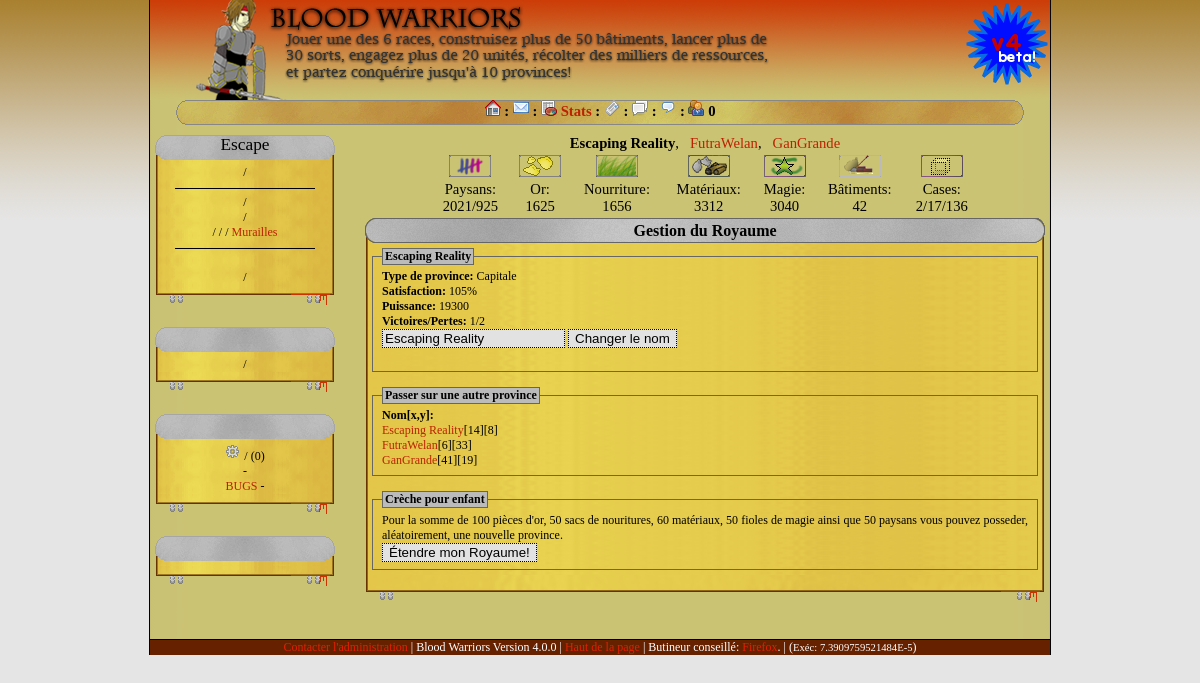
Page /index.php?p=province (signed in) on the committed database.
### tables this page shows
CREATE TABLE `joueurs` (
  `id` int(9) NOT NULL auto_increment,
  `login` varchar(30) NOT NULL default '',
  `password` varchar(255) NOT NULL default '',
  `pseudo` varchar(20) NOT NULL default '',
  `royaume` varchar(30) NOT NULL default '',
  `race` tinyint(1) unsigned NOT NULL default '0',
  `victoires` smallint(2) unsigned NOT NULL default '0',
  `pertes` smallint(2) unsigned NOT NULL default '0',
  `acceslvl` tinyint(1) unsigned NOT NULL default '0',
  `puissance` int(4) unsigned NOT NULL default '0',
  `theme` tinyint(2) NOT NULL default '0',
  `avatar` varchar(255) NOT NULL default '',
  `vacances` int(4) unsigned NOT NULL default '0',
  `ally_id` int(4) unsigned NOT NULL default '0',
  `ally_lvl` tinyint(1) unsigned NOT NULL default '0',
  `lang` varchar(5) NOT NULL default '',
  `user_session` int(4) unsigned NOT NULL default '0',
  `prenom` varchar(30) NOT NULL default '',
  `nom` varchar(30) NOT NULL default '',
  `email` varchar(60) NOT NULL default '',
  `activationtime` int(9) NOT NULL default '0',
  `decouverte` varchar(255) NOT NULL default '',
  `aut` varchar(15) NOT NULL default '100000000000001',
  PRIMARY KEY  (`id`)
);

CREATE TABLE `provinces` (
  `id` int(4) unsigned NOT NULL auto_increment,
  `id_joueur` int(4) unsigned NOT NULL default '0',
  `name` varchar(40) NOT NULL default '',
  `x` mediumint(3) unsigned NOT NULL default '0',
  `y` mediumint(3) unsigned NOT NULL default '0',
  `gold` smallint(2) unsigned NOT NULL default '0',
  `food` smallint(2) unsigned NOT NULL default '0',
  `stone` smallint(2) unsigned NOT NULL default '0',
  `wood` smallint(2) unsigned NOT NULL default '0',
  `mat` smallint(2) NOT NULL,
  `craft` smallint(2) unsigned NOT NULL default '0',
  `peasant` smallint(2) unsigned NOT NULL default '0',
  `etat` tinyint(1) unsigned NOT NULL default '0',
  `buildings` smallint(2) unsigned NOT NULL default '0',
  `cases_usuable` smallint(2) unsigned NOT NULL default '0',
  `cases_notusuable` smallint(2) unsigned NOT NULL default '0',
  `cases_total` smallint(2) unsigned NOT NULL default '0',
  `victoires` smallint(2) unsigned NOT NULL default '0',
  `pertes` smallint(3) unsigned NOT NULL default '0',
  `puissance` mediumint(3) unsigned NOT NULL default '0',
  `type_province` tinyint(1) unsigned NOT NULL default '0',
  `muraille_normal` tinyint(1) unsigned NOT NULL,
  `muraille_enchante` tinyint(1) unsigned NOT NULL,
  `muraille_magie` smallint(2) unsigned NOT NULL,
  `satisfaction` tinyint(1) unsigned NOT NULL,
  `esclaves` smallint(2) unsigned NOT NULL,
  PRIMARY KEY  (`id`)
);

CREATE TABLE `temp_paysans` (
  `id` bigint(8) unsigned NOT NULL auto_increment,
  `id_joueur` int(4) unsigned NOT NULL default '0',
  `section` float NOT NULL default '0',
  `nombre` smallint(2) NOT NULL default '0',
  `time` int(4) unsigned NOT NULL default '0',
  `id_province` int(4) unsigned NOT NULL default '0',
  `extra_info` varchar(50) NOT NULL,
  `esclave` enum('N','O') NOT NULL default 'N',
  PRIMARY KEY  (`id`)
);

### lang/fr/lang_overall.php (called while the page is built)
<?php
$lang = array (
	'r_gold'		=> 'Or',
	'r_food'		=> 'Nourriture',
	'r_stone'		=> 'Pierre',
	'r_wood'		=> 'Bois',
	'r_mat'			=> 'Matériaux',
	'r_craft'		=> 'Magie',
	'r_peasant'	=> 'Paysans',
	'r_buildings'	=> 'Bâtiments',
	'r_cases'		=> 'Cases',
	'village'	=> 'Village',
	'town'		=> 'Ville',
	'city'		=> 'Cité',
	'metropole'	=> 'Métropole',
	'province'	=> 'Province',
	'page_title' => 'Blood Warriors :: Jeu de rôle francophone gratuit',
	'no_account' => 'Votre compte n\'existe pas!',
	'warns'	=> 'Avertissements',
	'good'	=> 'Points Étoiles',
	'hollydays'	=> 'En Vacances',
	'eof' => ''
);
?>

### province.php (the view, shortened to what this page needs)
<?php
require ('profil.php');
bw_tableau_start("Gestion du Royaume");
$sql = "SELECT name, type_province,  puissance, victoires, pertes, satisfaction  FROM provinces WHERE id = '".$_SESSION['id_province']."' AND id_joueur = '".$_SESSION['id_joueur']."'";
$req = sql_query($sql);
$res = sql_object($req);
bw_f_start($res->name, "", "left");
echo "			<strong>Type de province:</strong> ".bw_type_province($res->type_province)."<br />\n";
echo "			<strong>Satisfaction:</strong> ".$res->satisfaction."%<br />\n";
echo "			<strong>Puissance:</strong> ".$res->puissance."<br />\n";
echo "			<strong>Victoires/Pertes:</strong> ".$res->victoires."/".$res->pertes."<br />\n";
echo "			<FORM METHOD=\"POST\" ACTION=\"?p=province&do=name\">\n";
echo "				<INPUT TYPE=\"text\" NAME=\"nomprovince\" value=\"".$res->name."\">\n";
echo "				<INPUT TYPE=\"submit\" value=\"Changer le nom\">\n";
echo "			</FORM>\n";
echo "			<br />\n";
bw_f_end();
echo "			<fieldset>\n";
echo "				<legend>Passer sur une autre province</legend>\n";
echo "				<strong>Nom[x,y]:</strong><br />\n";
$req = sql_query("SELECT `name`, `id`, `x`, `y` FROM provinces WHERE id_joueur = '".$_SESSION['id_joueur']."'");
while($res = mysql_fetch_array($req))
{
	echo "				<a href=\"?p=index&idprovince=".$res['id']."\">".$res['name']."</a>[".$res['x']."][".$res['y']."]<br />\n";
}
echo "			</fieldset><br />\n";
if(bw_batiavailable("crechepourenfants", false) || $Joueur->race == 4)
{
?>
	<fieldset>
		<legend>Crèche pour enfant</legend>
			Pour la somme de <?php echo $CONF['province_gold']; ?> pièces d'or,
			<?php echo $CONF['province_food']; ?> sacs de nouritures,
			<?php echo $CONF['province_mat']; ?> matériaux,
			<?php echo $CONF['province_craft']; ?> fioles de magie
			ainsi que <?php echo $CONF['province_pesants']; ?> paysans
			vous pouvez posseder, aléatoirement, une nouvelle province.<br />
			<form method="post" action="index.php?p=province&do=new">
				<input type="submit" value="Étendre mon Royaume!">
			</form>
	</fieldset>
<?php
}
bw_tableau_end();
?>

### include/fonction.php (shortened to what this page needs)
<?php
function sql_query($val)
{
	$ret = mysql_query($val) or print(bw_error("Erreur SQL !<br />".$val."<br />".mysql_error()));
	return $ret;
}
function sql_object($val)
{
	$ret = mysql_fetch_object($val);
	return $ret;
}
function sql_rows($val)
{
	$ret = mysql_num_rows($val);
	return $ret;
}
function sql_array($val)
{
	$ret = mysql_fetch_assoc($val);
	return $ret;
}
function lang_include($lang, $fichier)
{
	foreach ($lang as $element => $valeur)
	{
		$current_lang_array[$element] = stripslashes($valeur);
	}
	return $current_lang_array;
}
function bw_batiavailable($Bat, $id = true)
{
	$sql_bativ = "SELECT life, life_total FROM batiments WHERE ".($id ? 'id_batiment' : 'codename')." = '".$Bat."' AND id_joueur = '".$_SESSION['id_joueur']."' AND id_province = '".$_SESSION['id_province']."' AND value >= '1'";
	$req_bativ = sql_query($sql_bativ);
	if(sql_rows($req_bativ) > 0)
	{
		$res_bativ = sql_array($req_bativ);
		$Min_Life = floor($res_bativ['life_total']*$GLOBALS['CONF']['bati_min_life']);
		if($res_bativ['life'] >= $Min_Life)
			return true;
	}
	return false;
}
function bw_tableau_start($title)
{
	echo "	<table class=\"newtable\"><tr>\n";
	echo "		<td class=\"newtitre\">".$title."</td>\n";
	echo "	</tr><tr>\n";
	echo "		<td class=\"newcontenu\">\n";
}
function bw_tableau_end()
{
	echo "		</td>\n";
	echo "	</tr><tr>\n";
	echo "		<td class=\"newfin\">&nbsp;</td>\n";
	echo "	</tr></table>\n";
}
function bw_f_start($Text, $Img = '', $align = '')
{
	echo '<fieldset '.($align != '' ? 'style="text-align:'.$align.';"' : '').">\n";
	echo "	<legend>".($Img != '' ? "<img src=\"images/".$Img."\" alt=\"".$Img."\" /> " : "").$Text."</legend>\n";
}
function bw_f_end()
{
	echo "</fieldset><br />\n";
}
function bw_icon($Img, $Title = '')
{
	$ret = "<img src=\"images/icons/".$Img."\" alt=\"".$Img."\" ".($Title != '' ? "title=\"".$Title."\" " : '')."/> ";
	return $ret;
}
function bw_type_province($type) {
	if($type == 0) return "Capitale";
	elseif($type == 1) return "Province";
	elseif($type == 2) return "Conquête";
	return "Erreur!";
}
?>

### colonne.php (shortened to what this page needs)
<?php
if (session_is_registered("id_joueur") == false)
{
	?>
		<div class="colonne_top">Blood Warriors</div>
		<div class="colonne_main">
				<a href="?"><?php echo $lang_links['nocon_linkhome']; ?></a><br />
			<img src="images/trait.png" /><br />
				<a href="?p=faq"><?php echo $lang_links['nocon_linkfaq']; ?></a> /
				<a href="?p=regles"><?php echo $lang_links['rules']; ?></a><br />
			<img src="images/trait.png" /><br />
				<a href="?p=merci"><?php echo $lang_links['nocon_linkowner']; ?></a><br />
				<a href="?p=parte"><?php echo $lang_links['nocon_linklink']; ?></a><br />
				<a href="?p=download"><?php echo $lang_links['nocon_linkdown']; ?></a><br />
		</div>
		<div class="colonne_end"></div>
	<?php
		if ($CONF['game_status'] >= 1) { ?>
	<form name="form1" method="post" action="log.php">
		<div class="colonne_top"><?php echo $lang_links['nocon_title']; ?></div>
		<div class="colonne_main">
			<?php if($CONF['game_status'] >= 2) {
				echo "<p class=\"entoure\"><a href=\"?p=inscrip\">".$lang_links['nocon_linksub']."</a></p>\n";
			} ?>
			<div style="width: 80px; font-weight: bold;font-size: 8pt; float:left;">
				<?php echo $lang_links['nocon_login']; ?>
			</div>
			<div style=" float:left;">
				<input name="login" type="text" size="10">
			</div>
			<br style="clear: both;"/>
			<div style="width: 80px; font-weight: bold; font-size: 8pt; float:left;">
				<?php echo $lang_links['nocon_pwd']; ?>
			</div>
			<div style=" float:left;">
				<input name="mdp" type="password" size="10">
			</div>
			<br style="clear: both;"/>
			<?php echo $lang_links['nocon_auto']; ?>: <input type="checkbox" name="cookie" value="1" /><br />
			<input type="submit" name="Submit" value="<?php echo $lang_links['nocon_btn'];?>"><br />
			<a href="?p=lostpassword"><em><?php echo $lang_links['nocon_lost']; ?></em></a>
		</div>
		<div class="colonne_end"></div>
	</form>
	<?php } ?>
	<br />
<?php
}
else
{
	$MarcheR		= bw_batiavailable('marche', false);
	$FermR			= bw_batiavailable('ferme', false);
	$SortR			= bw_batiavailable('sorcelerie', false);
	$AllyR			= bw_batiavailable('auberge', false);
	$WoodMuraille	= bw_batiavailable(2);
	$StoneMuraille	= bw_batiavailable(29);
	$GranitMuraille	= bw_batiavailable(41);
	echo "			<div class=\"colonne_top\">\n";
	echo "				".$Joueur->pseudo;
	echo "\n			</div>\n";
	echo "			<div class=\"colonne_main\">\n";
	echo "				<a href=\"?p=index\">".$lang_links['index'].'</a> / <a href="?p=search2">'.$lang_links['search']."</a>";
	echo "				<br /><img src=\"images/trait.png\" /><br />\n";
	if($CONF['game_status'] >= 2) {
		echo "				<a href=\"?p=paysans\">".$lang_links['peasant']."</a> / ";
		echo " <a href=\"?p=const\">".$lang_links['const']."</a><br />\n";
		if($FermR == 1)	echo " / <a href=\"?p=bsp_terrain\">".$lang_links['land']."</a>";
		echo "<br />";
		if($MarcheR == 1)	echo " / <a href=\"?p=bsp_marche\">".$lang_links['market']."</a>";
		if($SortR == 1)	echo " / <a href=\"?p=bsp_sort\">".$lang_links['sorcery']."</a>";
		if($WoodMuraille || $StoneMuraille || $GranitMuraille) echo " / <a href=\"?p=bsp_murailles\">Murailles</a>";
		echo "\n				<br /><img src=\"images/trait.png\" /><br />\n";
		echo "				<a href=\"?p=unites\">".$lang_links['unites']."</a><br />\n";
		echo "				<a href=\"?p=war\">".$lang_links['war']."</a> / ";
		echo "<a href=\"?p=scores\">".$lang_links['scores']."</a><br />\n";
	}
	echo "			</div>\n";
	echo "			<div class=\"colonne_end\"></div>\n";
	echo "			<br />\n\n";
	if($AllyR == 1 && $CONF['game_status'] >= 2)
	{
		echo "			<div class=\"colonne_top\">".$lang_links['allyhead']."</div>\n";
		echo "			<div class=\"colonne_main\">\n";
		if($Joueur->ally_id != 0)
		{
			echo '				<a href="index.php?p=ally_news">'.$lang_links['allynews'].'</a> / ';
			echo '				<a href="index.php?p=forum2&theme=9">'.$lang_links['allyforum']."</a><br />\n";
		}
		else
		{
			echo "				<a href=\"index.php?p=ally_none\">".$lang_links['allysearch']."</a>\n";
		}
		echo "			</div>\n";
		echo "			<div class=\"colonne_end\">&nbsp;</div>\n";
		echo "			<br />\n\n";
	}
	echo "			<div class=\"colonne_top\">".$lang_links['title2']."</div>\n";
	echo "			<div class=\"colonne_main\">\n";
	echo '				<img src="images/icons/icon_parametres.png" alt="admin" /><a href="index.php?p=para">'.$lang_links['conf'].'</a> / <a href="index.php?p=memo">'.$lang_links['memos'].'</a>';
	$sqlmemo = "SELECT id_message FROM messages WHERE location = 'meo' AND id_from = '".$_SESSION['id_joueur']."'";
	$reqmemo = sql_query($sqlmemo);
	$nbrmemo = mysql_num_rows($reqmemo);
	echo ' ('.$nbrmemo.')<br />';
	echo '				<a href="index.php?p=faq">'.$lang_links['FAQ'].'</a> - <a href="index.php?p=regles">'.$lang_links['rules']."</a><br />\n";
	echo "				<a href=\"?p=errors\">BUGS</a> - \n";
	echo "			</div>\n";
	echo "			<div class=\"colonne_end\">&nbsp;</div>\n";
	echo "			<br />\n\n";
	if($_SESSION['aut'][1] == 1)
	{
		echo "			<div class=\"colonne_top\">".$lang_links['title3']."</div>\n";
		echo "			<div class=\"colonne_main\">\n";
		echo "			</div>\n";
		echo "			<div class=\"colonne_end\">&nbsp;</div>\n";
		echo "			<br />\n";
	}
}
?>

### profil.php (shortened to what this page needs)
<?php
$sql = "SELECT * FROM provinces WHERE id = '".$_SESSION['id_province']."' AND id_joueur = '".$_SESSION['id_joueur']."'";
$req = sql_query($sql);
$nbr = mysql_num_rows($req);
if ($nbr == 0) { echo "erreur"; exit; }
else
{
	$Res_Ressources = mysql_fetch_array($req);
	$sqlp = "SELECT nombre FROM `temp_paysans` WHERE `id_joueur` = '".$_SESSION['id_joueur']."' AND section = '0' AND id_province = '".$_SESSION['id_province']."'";
	$reqp = sql_query($sqlp);
	$resp = mysql_fetch_array($reqp);
	$pdispo = $resp['nombre'];
	echo "<center>\n";
	if (!isset($_GET['p'])) $PageEnCour = "index";
	else $PageEnCour = $_GET['p'];
	$reqProvinces = sql_query("SELECT `name`, `id`, `x`, `y` FROM provinces WHERE id_joueur = '".$_SESSION['id_joueur']."' ORDER BY `name` ASC");
	$cpt = 0;
	while($resProvinces = mysql_fetch_array($reqProvinces))
	{
		echo ($cpt > 0 ? ', &nbsp ' : null);
		if($resProvinces['id'] == $_SESSION['id_province']) {
			echo "<strong>".$resProvinces['name']."</strong>";
		} else {
			echo "<a href=\"?p=".$PageEnCour."&idprovince=".$resProvinces['id']."\">".$resProvinces['name']."</a>";
		}
		$cpt++;
	}
	echo "<br />\n";
	echo "<table width=\"550px\" border=\"0\">\n";
	echo "<tr>\n";
	echo "	<td style=\"text-align:center\">";
	echo "<img src=\"images/icons/peasant.png\" alt=\"".$lang_over['r_peasant']."\" title=\"".$lang_over['r_peasant']."\"/><br />".$lang_over['r_peasant'].":<br />".$pdispo."/".$Res_Ressources['peasant']."</td>\n";
	$Array = array('gold', 'food', 'mat', 'craft', 'buildings');
	for($i = 0; $i < count($Array); $i++)
	{
		echo "	<td style=\"text-align:center\"><img src=\"images/icons/".$Array[$i].".png\" alt=\"".$lang_over['r_'.$Array[$i]]."\" title=\"".$lang_over['r_'.$Array[$i]]."\"/><br />";
		echo $lang_over['r_'.$Array[$i]].':<br />'.$Res_Ressources[$Array[$i]]."</td>\n";
	}
	echo "	<td style=\"text-align:center\">";
	echo "<img src=\"images/icons/cases.png\" alt=\"".$lang_over['r_cases']."\" title=\"".$lang_over['r_cases']."\"/><br />".$lang_over['r_cases'].":<br />".$Res_Ressources['cases_usuable']."/".$Res_Ressources['cases_notusuable']."/".$Res_Ressources['cases_total']."</td>\n";
	echo "</tr></table>\n\n";
}
?>

### css8.css (style rules this page uses)
body { background:url(images/css/v4/Background-V4.0.1.png); background-repeat : repeat-x; background-color: #e5e5e5; margin: 0px; padding: 0px; font-size: 11pt; }
div.colonne_top { background:url(images/css/v4/colonne_top.png); height: 25px; width: auto; font-size: 13pt; vertical-align: middle; }
div.colonne_main { background:url(images/css/v4/colonne_main.png); width: auto; background-repeat: repeat-y; padding-top: 5px; font-size: 9pt; }
div.colonne_end { width: auto; height: 25px; background:url(images/css/v4/colonne_end.png); background-repeat: no-repeat; padding: 0px; margin: 0px; }
table.newtable { width:680px; border: 0px; border-collapse: collapse; text-align: center; }
td.newtitre { width:auto; font-weight: bold; background:url(images/css/v4/entetelarge.png); padding: 0px 0px; text-align: center; line-height: 20px; height: 25px; font-size: 12pt; }
td.newcontenu { width:100%; background: url(images/css/v4/contenularge.png); font-size: 12px; padding: 5px 5px; text-align: center; text-align:justify; }
td.newfin { width:100%; background: url(images/css/v4/baslarge.png); height: 27px; font-size: 14px; padding: 0px 5px; text-align: center; padding-bottom: 20px; background-repeat: no-repeat; }
img { border: 0px; }
input { border: 1px dotted #000; background: #E2E2E2; }
form { margin: 0px; padding: 0px; border: 0px; }
a:link { color:#b20; text-decoration:none; }
fieldset { border: 1px solid #666; }
legend { font-weight: bold; border:1px solid #666; background-color: #bbb; }

### rows in the picture
joueurs: pseudo "Escape"
provinces: name "Escaping Reality", peasant "925", gold "1625", food "1656", mat "3312", craft "3040", buildings "42", cases_usuable "2", cases_notusuable "17", cases_total "136", type_province "Capitale", satisfaction "105", puissance "19300", victoires "1", pertes "2", nomprovince "Escaping Reality", x "14", y "8"
provinces: name "FutraWelan", x "6", y "33"
provinces: name "GanGrande", x "41", y "19"
temp_paysans: nombre "2021"

### other values in the picture
$Connectes "0"
$nbrmemo "0"
$lang_over['r_peasant'] "Paysans"
$lang_over['r_'.$Array[$i]] "Or"
$lang_over['r_'.$Array[$i]] "Nourriture"
$lang_over['r_'.$Array[$i]] "Matériaux"
$lang_over['r_'.$Array[$i]] "Magie"
$lang_over['r_'.$Array[$i]] "Bâtiments"
$lang_over['r_cases'] "Cases"
$title "Gestion du Royaume"
$CONF['province_gold'] "100"
$CONF['province_food'] "50"
$CONF['province_mat'] "60"
$CONF['province_craft'] "50"
$CONF['province_pesants'] "50"
